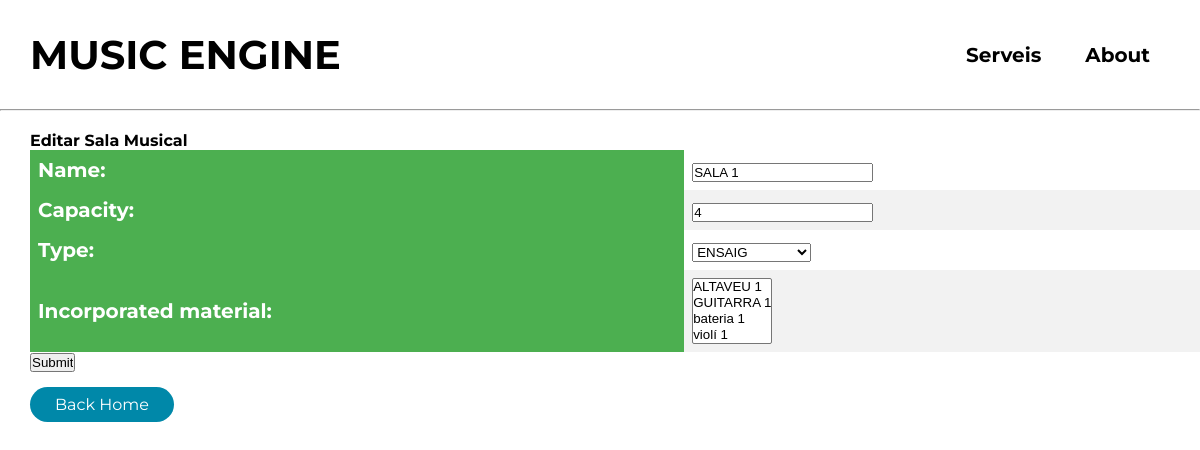
The app's page /studio/SALA 1/edit (signed in), older data.
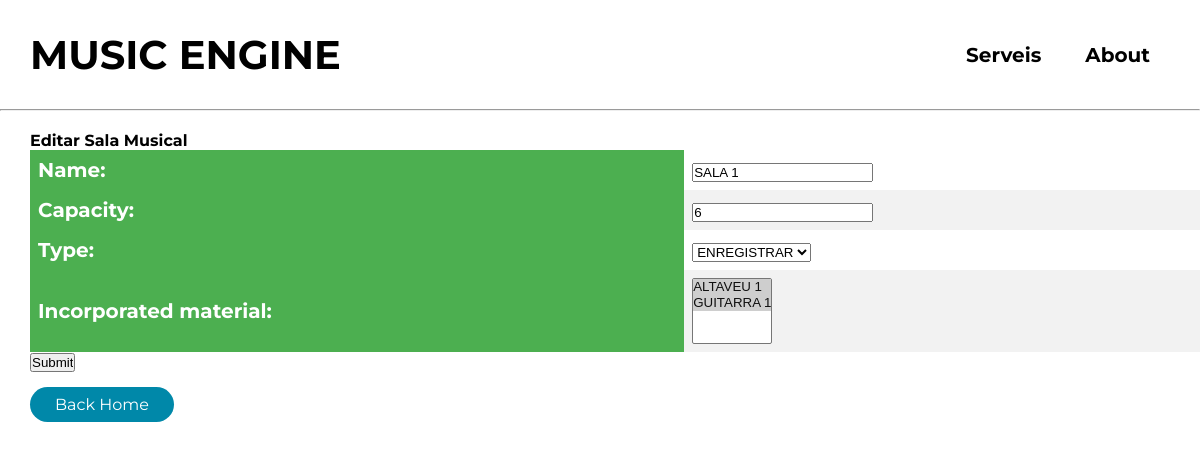
The same page, newer data.
### music_engine/models.py (models this page shows, shortened)
class MusicalStudio(models.Model):
    name = models.CharField(max_length=100, primary_key=True)
    capacity = models.IntegerField()
    TYPE_CHOICES = (
        ('ensaig', 'ENSAIG'),
        ('enregistrar', 'ENREGISTRAR')
    )
    type = models.CharField(choices=TYPE_CHOICES, max_length=100)
    incorporated_material = models.ManyToManyField(MusicalMaterial, blank=True)

class MusicalMaterial(models.Model):
    name = models.CharField(max_length=100, primary_key=True)
    TYPE_CHOICES = (('altaveu', 'ALTAVEU'),
                    ('micròfon', 'MICRÒFON'),
                    ('percussió', 'PERCUSSIÓ'),
                    ('corda', 'CORDA'),
                    ('vent', 'VENT'),
                    ('amplificador', 'AMPLIFICADOR'))
    type = models.CharField(choices=TYPE_CHOICES, max_length=100)
    price = models.IntegerField()
    def __str__(self):
        return self.name

### music_engine/views.py (the view, shortened to what this page needs)
class StudioUpdate(LoginRequiredMixin, CheckIsOwnerMixin, UpdateView):
    template_name = 'studio_form.html'
    model = MusicalStudio

### music_engine/forms.py
class StudioForm(forms.ModelForm):
    class Meta:
        model = MusicalStudio
        fields = ['name', 'capacity', 'type', 'incorporated_material']

### music_engine/views.py (called while the page is built)
    def get_object(self, *args, **kwargs):
        obj = super(CheckIsOwnerMixin, self).get_object(*args, **kwargs)
        return obj

### templates/studio_form.html (shortened to what this page needs)
{% include "navbar.html" %}
    <div class="container">
        <h4>Editar Sala Musical</h4>
        <form method="post" enctype="multipart/form-data" action="">
            <table>
                {{ form.as_table }}
            </table>
            <input type="submit" value="Submit"/>
        </form>
        <a class="cta" href="/">
                <button class="button button-blue">Back Home</button>
        </a>
    </div>

Row changes from the older to the newer data that the page shows:
changed MusicalStudio "SALA 1": capacity "4" → "6"; type "ENSAIG" → "ENREGISTRAR"
Text that changed along with them:
form field incorporated_material: "ALTAVEU 1 / GUITARRA 1 / bateria 1 / violí 1" → "ALTAVEU 1 ☑ / GUITARRA 1 ☑"
